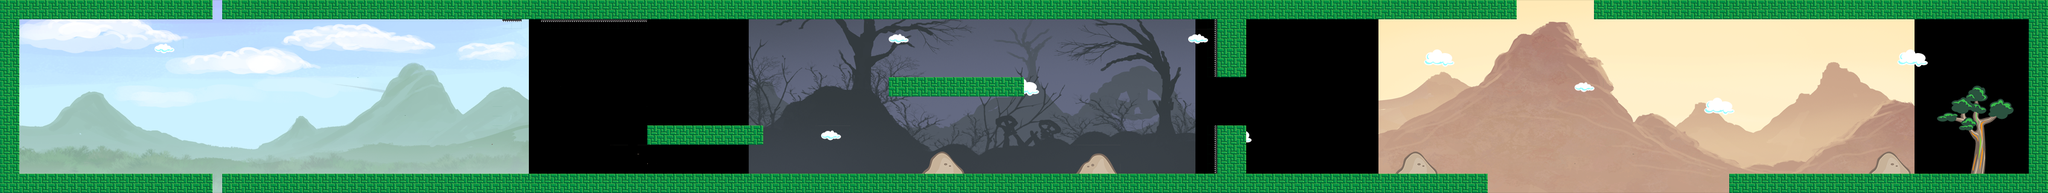

This game map was drawn from its Tiled (.tmx) file and the tilesets committed beside it. A one-line description and the trimmed map source follow:
An orthogonal 212x20 tile map with 16x16 px tiles, 3 tile layers (background, walls, pinchos), 1 image layer.

<map version="1.2" tiledversion="1.3.2" orientation="orthogonal" renderorder="right-down" compressionlevel="0" width="212" height="20" tilewidth="16" tileheight="16" infinite="0" nextlayerid="7" nextobjectid="1">
 <tileset firstgid="1" source="tileSet-hd.tsx" />
 <imagelayer id="6" name="Capa de Imagen 1">
  <image source="FinalRoller.png" width="3392" height="320" />
 </imagelayer>
 <layer id="1" name="background" width="212" height="20">
  <data>[4240 cells, 483 non-empty, 157 distinct tile ids]</data>
 </layer>
 <layer id="2" name="walls" width="212" height="20">
  <data>[4240 cells, 927 non-empty, 1 distinct tile ids]</data>
 </layer>
 <layer id="5" name="pinchos" width="212" height="20">
  <properties>
   <property name="pincha" type="bool" value="true" />
  </properties>
  <data>[4240 cells, 24 non-empty, 1 distinct tile ids]</data>
 </layer>
</map>
